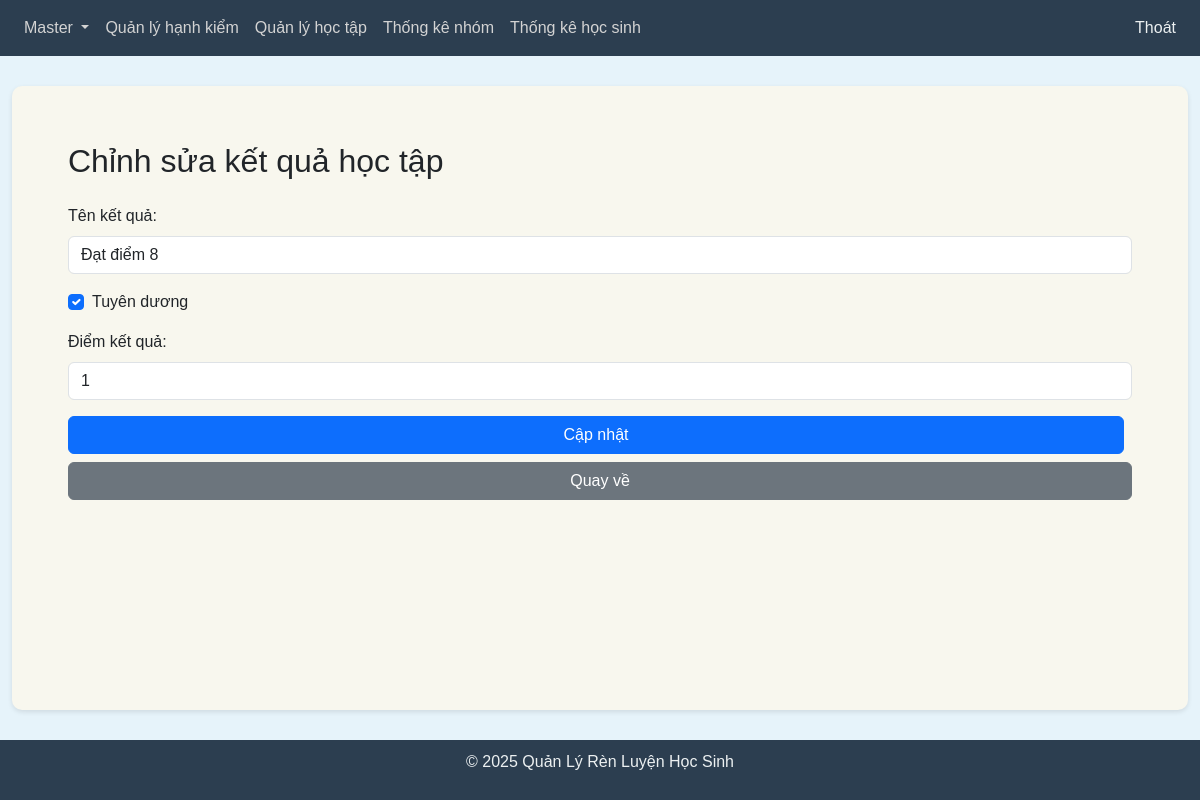
The app's page /admin/criteria/edit/9 (signed in) with its own data.
### tables this page shows
CREATE TABLE Criteria (
                id INTEGER PRIMARY KEY AUTOINCREMENT,
                name TEXT NOT NULL,
                criterion_type BOOLEAN,
                criterion_points INTEGER,
                is_deleted BOOLEAN DEFAULT 0
            );

### blueprints/admin.py (the view, shortened to what this page needs)
@admin_bp.route('/criteria/edit/<int:id>', methods=['GET', 'POST'])
def criteria_edit(id):
    if 'user_id' in session:
        criteria_data = read_record_by_id('Criteria', id, ['id', 'name', 'criterion_type', 'criterion_points'])
        return render_template('criteria_edit.html', criteria_data=criteria_data, is_gvcn=is_user_gvcn())
    return redirect(url_for('auth.login'))

### blueprints/admin.py (called while the page is built)
def is_user_gvcn():
    if 'user_id' in session:
        user = read_record_by_id('Users', session['user_id'])
        role = read_record_by_id('Roles', user[6])  # Giả sử cột role_id là cột thứ 7 (index 6)
        return role and role[1] == 'GVCN'
    return False

### db_utils.py (called while the page is built)
def connect_db():
    try:
        conn = sqlite3.connect('schoolX.db')
        return conn
    except sqlite3.Error as e:
        return None

def read_record_by_id(table_name, record_id, fields=['*'], id_column='id'):
    try:
        conn = connect_db()
        if conn is None:
            return None
        cursor = conn.cursor()
        columns = ', '.join(fields)
        sql = f"SELECT {columns} FROM {table_name} WHERE {id_column} = ? AND is_deleted = 0"
        cursor.execute(sql, (record_id,))
        result = cursor.fetchone()
        return result
    except sqlite3.Error as e:
        return None
    finally:
        if conn:
            conn.close()

### templates/criteria_edit.html (shortened to what this page needs)
{% extends "base.html" %}
{% block content %}
    <div class="container">
        <h2 class="mt-4 mb-4">Chỉnh sửa kết quả học tập</h2>
        <form method="POST">
            <div class="mb-3">
                <label for="name" class="form-label">Tên kết quả:</label>
                <input type="text" name="name" id="name" class="form-control" value="{{ criteria_data[1] }}" required>
            </div>
            <div class="mb-3 form-check">
                <input type="checkbox" name="criterion_type" id="criterion_type" class="form-check-input" {% if criteria_data[2] %}checked{% endif %}>
                <label class="form-check-label" for="criterion_type">Tuyên dương</label>
            </div>
            <div class="mb-3">
                <label for="criterion_points" class="form-label">Điểm kết quả:</label>
                <input type="number" name="criterion_points" id="criterion_points" class="form-control" value="{{ criteria_data[3] }}" required>
            </div>
            <div class="text-center d-flex justify-content-center flex-wrap">
                <button type="submit" class="btn btn-primary w-100 w-md-auto mb-2 mr-2">Cập nhật</button>
                <a href="{{ url_for('admin.criteria_list') }}" class="btn btn-secondary w-100 w-md-auto mb-2">Quay về</a>
            </div>
        </form>
    </div>
{% endblock %}

### templates/base.html (style rules this page uses)
body { font-family: Arial, sans-serif; margin: 0; padding: 0; min-height: 100vh; display: flex; flex-direction: column; background-color: #e6f3fa; }

### templates/criteria_edit.html (style rules this page uses)
@media (min-width: 768px) { .btn { min-width: 120px; } }

### records on screen
Criteria: name "Đạt điểm 8", criterion_type "☑", criterion_points "1"
